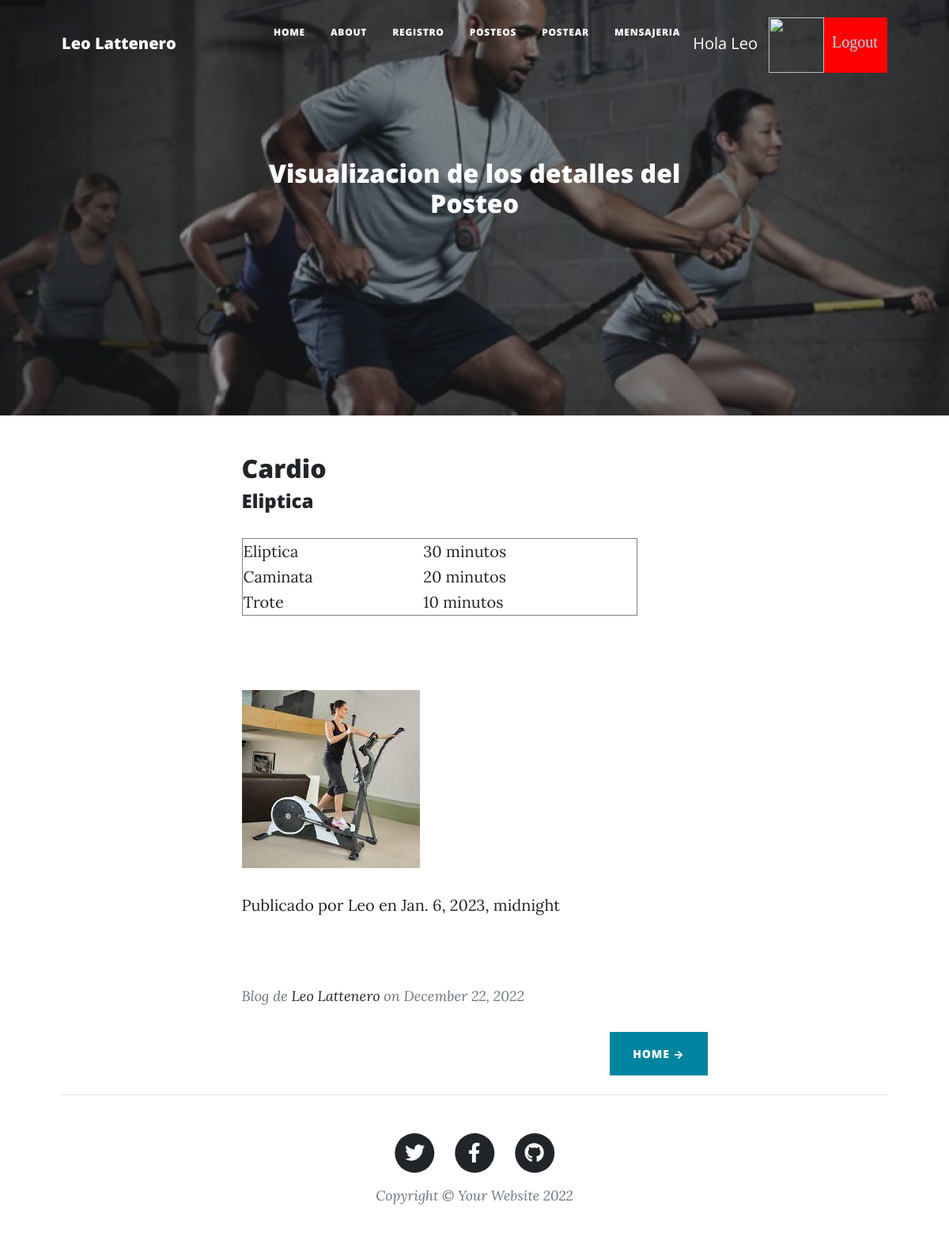
/post/75 (signed in), run on an earlier commit of the app's database.
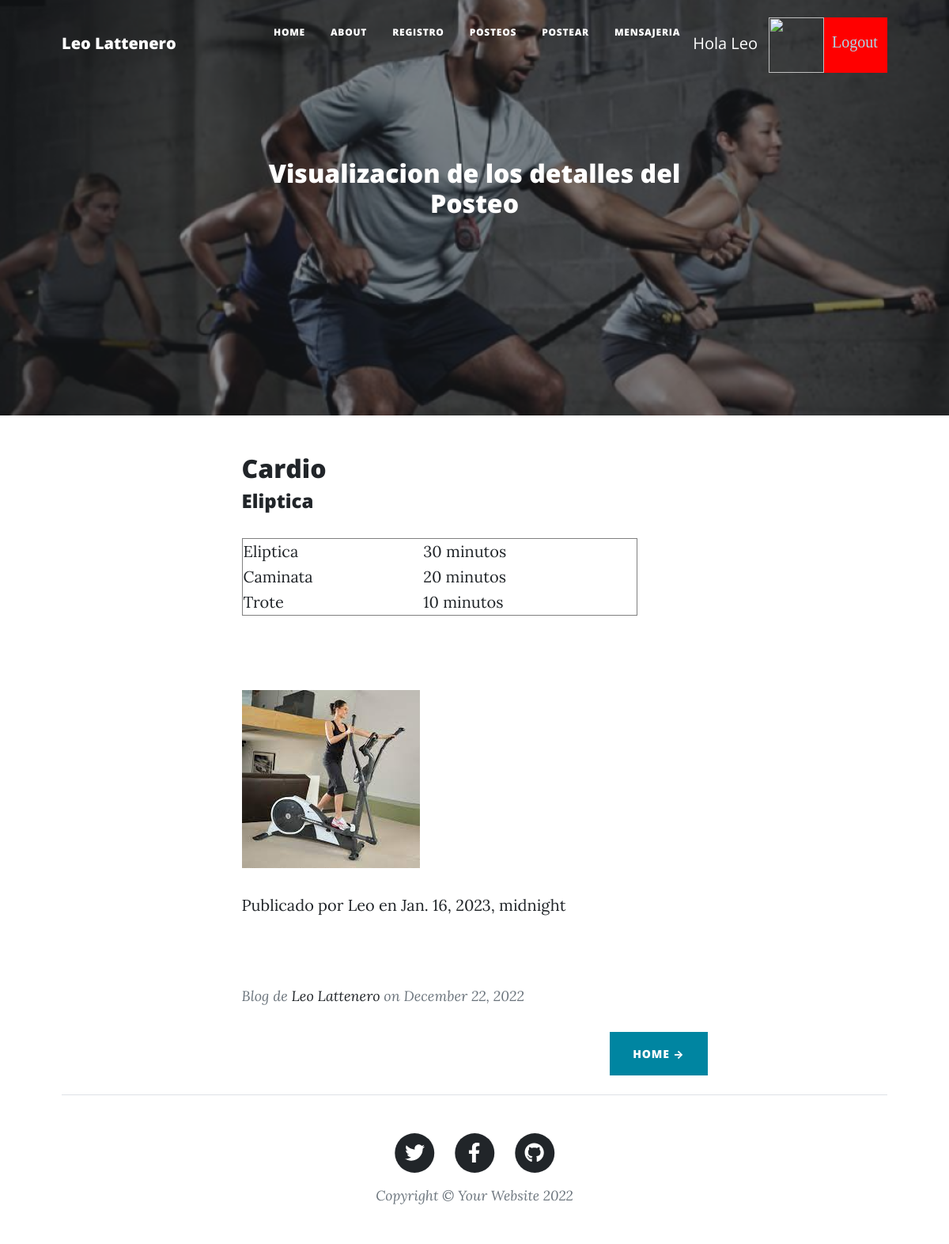
And on a later commit of the database.
### AppRutinas/models.py (models this page shows, shortened)
class Posteo(models.Model):
    titulo = models.CharField(max_length=255)
    subtitulo = models.CharField(max_length=255)
    imagen = models.ImageField(upload_to='media', blank=True)
    cuerpo = RichTextUploadingField() # CKEditor Rich Text Field
    autor = models.CharField(max_length=255)
    fecha = models.DateField(default='2023-1-8')

### AppRutinas/views.py (the view)
# urls.py: path("post/<id>", post, name = "post"),
@login_required
def post(request, id):
    publicacion = Posteo.objects.get(id = id)
    return render(request, "post.html", {"publicacion" : publicacion, "mensaje": "Visualizacion de los detalles del Posteo", "imagen": obtenerAvatar(request)})

### AppLogin/views.py (called while the page is built)
def obtenerAvatar(request):
    if request.user.is_authenticated:
        lista=Avatar.objects.filter(user=request.user)
        if len(lista)!=0:
            imagen=lista[0].imagen.url
        else:
            imagen="/media/avatares/avatarpordefecto.jpg"
        return imagen

### AppRutinas/templates/post.html
{% extends "indexR.html" %}
{% load static %}
{% block titulo %}
    <h2 class="mb-5"> {{ mensaje }}  </h2>
{% endblock %}
{% block contenido_que_cambia %}
    <article class="mb-4">
        <div class="container px-4 px-lg-5">
            <div class="row gx-4 gx-lg-5 justify-content-center">
                <div class="col-md-10 col-lg-8 col-xl-7">
                    <h2 class="post-title">{{ publicacion.titulo }}</h2>
                    <h4 class="post-subtitle">{{ publicacion.subtitulo }}</h3>
                    <p>{{ publicacion.cuerpo | safe }}</p>
                    <img class="img-fluid" src= "{{ publicacion.imagen.url }}" alt="..." /></a>
                    <p class="post-meta">
                        Publicado por {{ publicacion.autor }}
                        en {{ publicacion.fecha }}
                    </p>
                </div>
            </div>
        </div>
    </article>
{% endblock %}

What changed in the data, as far as the page shows it:
changed Posteo "Cardio": fecha "Jan. 6, 2023, midnight" → "Jan. 16, 2023, midnight"
